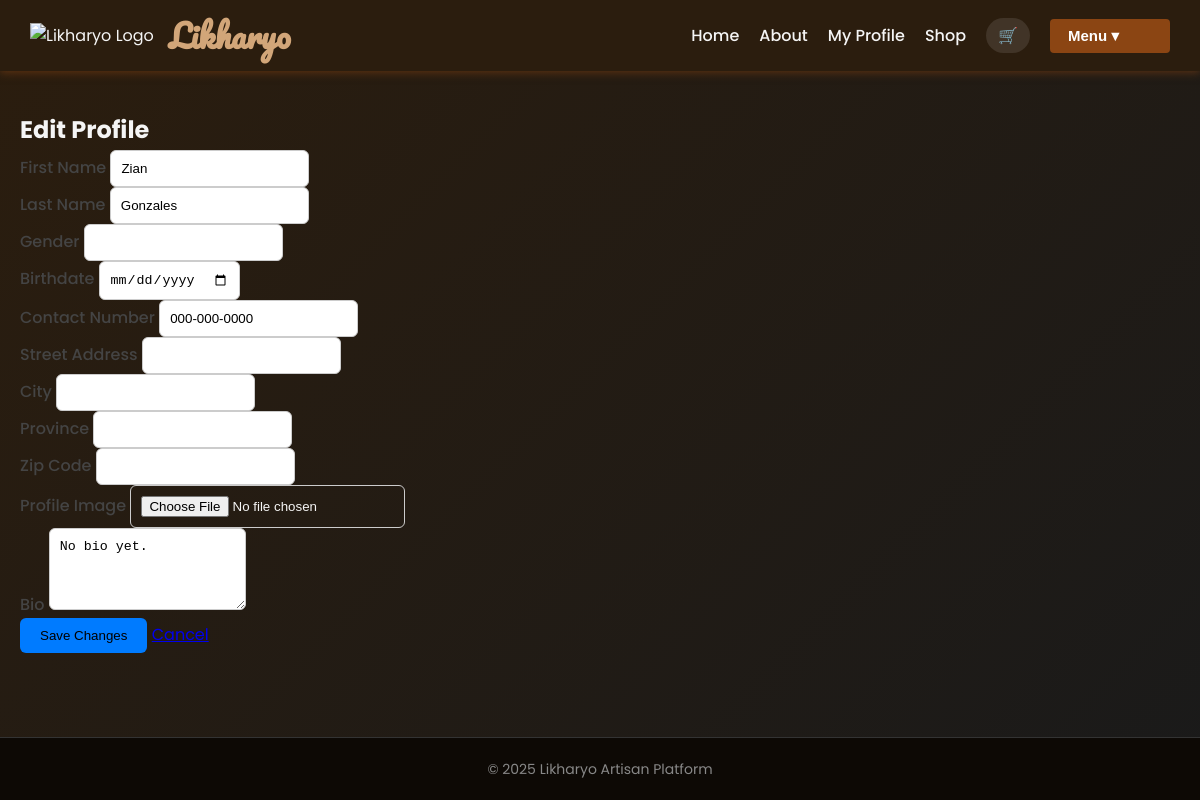
/profile/edit (signed in), run on the app's committed database.
### models.py (models this page shows, shortened)
class User(UserMixin, db.Model):
    __tablename__ = 'users'
    user_id = db.Column(db.Integer, primary_key=True)
    username = db.Column(db.String(150), unique=True, nullable=False)
    password_hash = db.Column(db.String(150), nullable=False)
    is_admin = db.Column(db.Boolean, default=False)
    first_name = db.Column(db.String(150), nullable=True)
    last_name = db.Column(db.String(150), nullable=True)
    gender = db.Column(db.String(50), nullable=True)
    birthdate = db.Column(db.Date, nullable=True)
    contact_num = db.Column(db.String(20), nullable=False, default="N/A")
    bio = db.Column(db.Text, nullable=True)
    profile_img_url = db.Column(db.String(250), nullable=True, default='images/default.png')
    address = db.relationship('Address', backref='user', uselist=False, cascade="all, delete-orphan", lazy=True)
    shops = db.relationship('Shop', backref='owner', lazy=True)

### views.py (the view, shortened to what this page needs)
@views_bp.route('/profile/edit', methods=['GET', 'POST'])
@login_required
def edit_profile():
    user = current_user
    form = UserProfileForm(obj=user)
    return render_template('edit_profile.html', form=form, user=user)

### forms.py
class UserProfileForm(FlaskForm):
    first_name = StringField('First Name', validators=[Optional(), Length(max=150)])
    last_name = StringField('Last Name', validators=[Optional(), Length(max=150)])
    gender = StringField('Gender', validators=[Optional(), Length(10)])
    birthdate = DateField('Birthdate', format='%Y-%m-%d', validators=[Optional()])
    street_address = StringField('Street Address', validators=[Optional(), Length(max=150)])
    city = StringField('City', validators=[Optional(), Length(max=100)])
    province = StringField('Province', validators=[Optional(), Length(max=100)])
    zip_code = StringField('Zip Code', validators=[Optional(), Length(max=20)])
    contact_num = StringField('Contact Number', validators=[Optional(), Length(max=20)])
    profile_image = FileField('Profile Image', validators=[Optional(),
        FileAllowed(['jpg', 'png', 'jpeg', 'gif'], 'Images only please!')
    ])
    bio = TextAreaField('Bio', validators=[Length(max=500)])

### app.py (called while the page is built)
@login_manager.user_loader
def load_user(user_id):
    return User.query.get(int(user_id))

### templates/edit_profile.html (shortened to what this page needs)
{% extends "base.html" %}
{% block extra_css %}
<link rel="stylesheet" href="{{ url_for('static', filename='edit_profile.css') }}" />
{% endblock %}
{% block content %}
<div class="container mt-4">
    <h2>Edit Profile</h2>
    <form method="POST" enctype="multipart/form-data">
        <div class="row">
            <div class="col-md-6">
                <div class="form-group mb-3">
                    {{ form.first_name.label }}
                    {{ form.first_name(class="form-control") }}
                </div>
                <div class="form-group mb-3">
                    {{ form.last_name.label }}
                    {{ form.last_name(class="form-control") }}
                </div>
                <div class="form-group mb-3">
                    {{ form.gender.label }}
                    {{ form.gender(class="form-control") }}
                </div>
                <div class="form-group mb-3">
                    {{ form.birthdate.label }}
                    {{ form.birthdate(class="form-control") }}
                </div>
                <div class="form-group mb-3">
                    {{ form.contact_num.label }}
                    {{ form.contact_num(class="form-control") }}
                </div>
            </div>
            <div class="col-md-6">
                <div class="form-group mb-3">
                    {{ form.street_address.label }}
                    {{ form.street_address(class="form-control") }}
                </div>
                <div class="form-group mb-3">
                    {{ form.city.label }}
                    {{ form.city(class="form-control") }}
                </div>
                <div class="form-group mb-3">
                    {{ form.province.label }}
                    {{ form.province(class="form-control") }}
                </div>
                <div class="form-group mb-3">
                    {{ form.zip_code.label }}
                    {{ form.zip_code(class="form-control") }}
                </div>
            </div>
        </div>
        <div class="form-group mb-3">
            {{ form.profile_image.label }}
            {{ form.profile_image(class="form-control") }}
        </div>
        <div class="form-group mb-3">
            {{ form.bio.label }}
            {{ form.bio(class="form-control", rows="4") }}
        </div>
        <button type="submit" class="btn btn-primary">Save Changes</button>
        <a href="{{ url_for('views.profile') }}" class="btn btn-secondary">Cancel</a>
    </form>
</div>
{% endblock %}

### static/base.css (style rules this page uses)
* { margin: 0; padding: 0; box-sizing: border-box; }
body { font-family: 'Poppins', sans-serif; background: #1a1a1a; color: #f5f5f5; line-height: 1.6; display: flex; flex-direction: column; min-height: 100vh; }

### static/edit_profile.css (style rules this page uses)
form .form-group label { font-weight: 500; margin-bottom: 5px; color: #444; }
form .form-control { border-radius: 6px; border: 1px solid #ccc; padding: 10px; transition: border-color 0.3s ease; }
form textarea.form-control { resize: vertical; }
button.btn-primary { background-color: #007bff; border: none; padding: 10px 20px; border-radius: 6px; transition: background-color 0.3s ease; }

### data on the page
User: first_name "Zian", last_name "Gonzales", contact_num "000-000-0000", bio "No bio yet."
